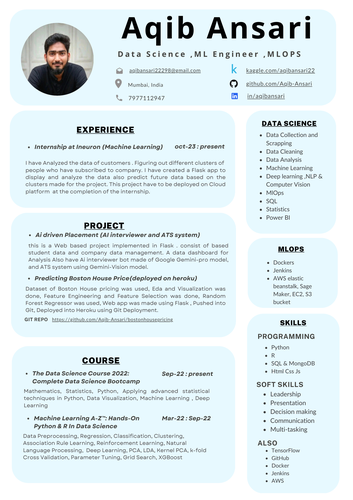
#> input picture page_1.png, 353 x 500 px, shrunk from 1653 x 2340 before the run
$ python append_image.py
#> lines starting #> are read from the running program, lines starting #| are printed output that depends on the picture
import cv2
import numpy as np

def append_images(image1_path, image2_path, output_path):
    # Read images
#> called with image1_path = 'page_1.png', image2_path = 'page_2.png', output_path = 'output.png'
    image1 = cv2.imread(image1_path)
#> image1 is the input picture: shape (500, 353, 3); mean B, G, R 239.9, 236, 223.1
    image2 = cv2.imread(image2_path)
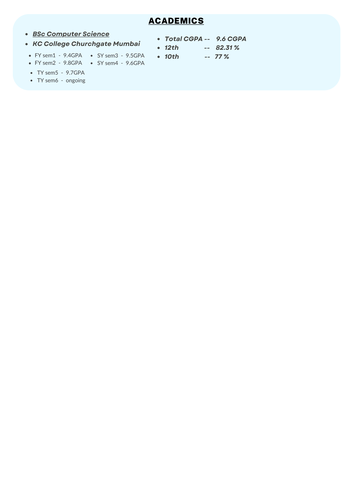
#> input picture page_2.png, 353 x 500 px, shrunk from 1653 x 2340 before the run
#> image2 is the input picture: shape (500, 353, 3); mean B, G, R 253.6, 252.9, 250.5

    # Check if images are loaded successfully
    if image1 is None or image2 is None:
        print("Error: Could not read images.")
        return

    # Append images vertically
    appended_image = np.vstack((image1, image2))
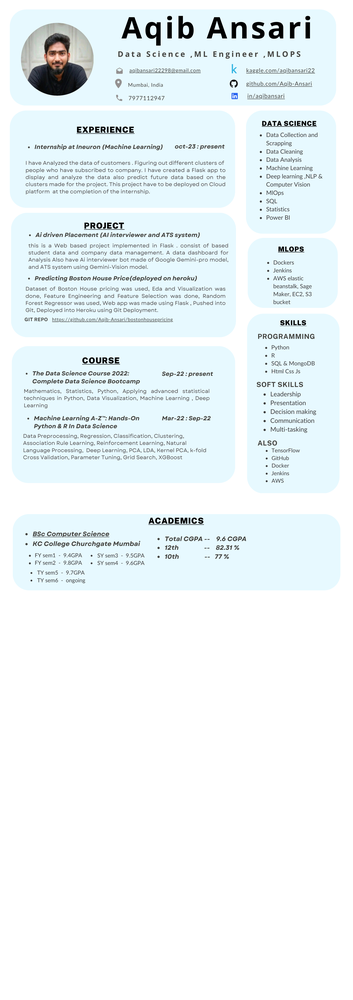
#> appended_image: shape (1000, 353, 3); mean B, G, R 246.7, 244.4, 236.8

    # Save the result
    cv2.imwrite(output_path, appended_image)

    print(f"Images appended successfully. Result saved at: {output_path}")

if __name__ == "__main__":
# Replace 'image1.jpg', 'image2.jpg', and 'output.jpg' with your file paths
    image1_path = 'page_1.png'
    image2_path = 'page_2.png'
    output_path = 'output.png'

    append_images(image1_path, image2_path, output_path)
